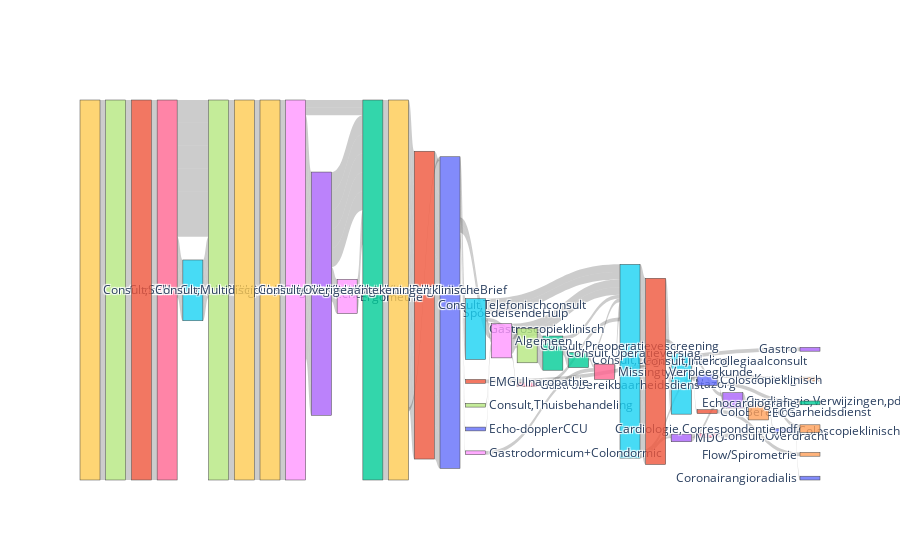

Notebook source saved alongside this figure:
### Code cell
import plotly.graph_objects as go
from collections import Counter

# Step 1: Extract Sequences from event columns
event_columns = [col for col in feature_df.columns if 'concept:name' in col]  # Filter for event-related columns
sequences = []

# For each row in feature_df, extract the sequence of events
for _, row in feature_df.iterrows():
    events = [col.split('concept:name_')[1] for col in event_columns if row[col] == 1.0]  # Get events with 1.0 value
    sequences.append('->'.join(events))  # Join events into a sequence

# Step 2: Add sequences to the dataframe (this will be useful for visualization)
feature_df['Sequence'] = sequences

# Step 3: Get the most common sequence per cluster 
cluster_sequences = feature_df.groupby("Cluster")["Sequence"].agg(lambda x: x.mode()[0])

# Step 4: Count the occurrences of each sequence (for Sankey diagram links)
cluster_counts = Counter(cluster_sequences)

# Step 5: Prepare data for Sankey diagram (convert sequences into sources and targets)
sources, targets = [], []

for trace in cluster_sequences.values:
    steps = trace.split("->")  # Split sequence into individual steps
    for i in range(len(steps) - 1):
        sources.append(steps[i])
        targets.append(steps[i + 1])

# Convert sources and targets to indices (for Sankey diagram nodes)
all_nodes = list(set(sources + targets))  # All unique nodes (steps)
source_indices = [all_nodes.index(s) for s in sources]
target_indices = [all_nodes.index(t) for t in targets]

# Step 6: Count the frequency of each link (source -> target pair)
link_counts = Counter(zip(sources, targets))
values = [link_counts[(source, target)] for source, target in zip(sources, targets)]

# Step 7: Create the Sankey diagram
fig = go.Figure(go.Sankey(
    node=dict(label=all_nodes),
    link=dict(source=source_indices, target=target_indices, value=values)
))

fig.show()

### Figure 1 — Plotly figure (JSON) as saved in the notebook; plotly's stock layout.template omitted (floating-point values rounded to 4 significant figures; data arrays with more than 128 entries replaced by an {"elided": "..."} marker saying what was removed)
{"data": [{"link": {"source": {"elided": "188 int values"}, "target": {"elided": "188 int values"}, "value": {"elided": "188 int values"}}, "node": {"label": ["SpoedeisendeHulp", "Consult,Telefonischconsult", "Consult,Dagbehandeling", "Echodoppler", "Keuring", "Pathologieverslag", "Consult,Polikliniek:eersteconsult", "Consult", "Ergometrie", "Consult,Kliniek:eersteconsult", "Coloscopieklinischevoorberei", "ColoBereikbaarheidsdienst", "KlinischeBrief", "Cardiologie,Verwijzingen,pdf", "ECG", "Nazorg", "GastroBereikbaarheidsdienst", "Consult,Thuisbehandeling", "Consult,Kliniek:vervolgconsult", "PoliklinischeBrief", "Coronairangioradialis", "EMGUlnaropathie", "Echocardiografie", "Gastro", "Flow/Spirometrie", "Consult,Intercollegiaalconsult", "Consult,Overdracht", "Consult,Polikliniek:vervolgconsult", "Gastrodormicum+Colondormic", "Consult,SEH", "Coloscopieklinisch", "Consult,Multidisciplinairoverleg", "Consult,Operatieverslag", "MDO", "Cardiologie,Correspondentie,pdf", "Gastroscopieklinisch", "Missingtype", "Consult,Preoperatievescreening", "Algemeen", "Consult,Overigeaantekeningen", "Echo-dopplerCCU", "Verpleegkunde"]}, "type": "sankey"}], "layout": {}}
